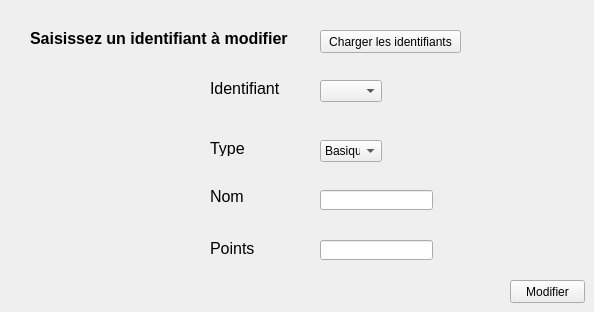
     <widget class="QWidget" name="tab_16">
      <attribute name="title">
       <string>Modifier un cadeau</string>
      </attribute>
      <widget class="QLabel" name="label_55">
       <property name="geometry">
        <rect>
         <x>30</x>
         <y>30</y>
         <width>281</width>
         <height>16</height>
        </rect>
       </property>
       <property name="font">
        <font>
         <pointsize>12</pointsize>
         <weight>75</weight>
         <bold>true</bold>
        </font>
       </property>
       <property name="text">
        <string>Saisissez un identifiant à modifier</string>
       </property>
      </widget>
      <widget class="QPushButton" name="pb_modifier_3">
       <property name="geometry">
        <rect>
         <x>510</x>
         <y>280</y>
         <width>75</width>
         <height>23</height>
        </rect>
       </property>
       <property name="text">
        <string>Modifier</string>
       </property>
      </widget>
      <widget class="QLabel" name="label_60">
       <property name="geometry">
        <rect>
         <x>210</x>
         <y>80</y>
         <width>81</width>
         <height>16</height>
        </rect>
       </property>
       <property name="font">
        <font>
         <pointsize>12</pointsize>
        </font>
       </property>
       <property name="text">
        <string>Identifiant</string>
       </property>
      </widget>
      <widget class="QComboBox" name="comboBox_10">
       <property name="geometry">
        <rect>
         <x>320</x>
         <y>80</y>
         <width>62</width>
         <height>22</height>
        </rect>
       </property>
      </widget>
      <widget class="QLineEdit" name="lineEdit_nomcadeau_2">
       <property name="geometry">
        <rect>
         <x>320</x>
         <y>190</y>
         <width>113</width>
         <height>20</height>
        </rect>
       </property>
      </widget>
      <widget class="QLineEdit" name="lineEdit_points_2">
       <property name="geometry">
        <rect>
         <x>320</x>
         <y>240</y>
         <width>113</width>
         <height>20</height>
        </rect>
       </property>
      </widget>
      <widget class="QLabel" name="label_46">
       <property name="geometry">
        <rect>
         <x>210</x>
         <y>240</y>
         <width>61</width>
         <height>16</height>
        </rect>
       </property>
       <property name="font">
        <font>
         <pointsize>12</pointsize>
        </font>
       </property>
       <property name="text">
        <string>Points</string>
       </property>
      </widget>
      <widget class="QLabel" name="label_47">
       <property name="geometry">
        <rect>
         <x>210</x>
         <y>140</y>
         <width>61</width>
         <height>16</height>
        </rect>
       </property>
       <property name="font">
        <font>
         <pointsize>12</pointsize>
        </font>
       </property>
       <property name="text">
        <string>Type</string>
       </property>
      </widget>
      <widget class="QLabel" name="label_48">
       <property name="geometry">
        <rect>
         <x>210</x>
         <y>190</y>
         <width>47</width>
         <height>13</height>
        </rect>
       </property>
       <property name="font">
        <font>
         <pointsize>12</pointsize>
        </font>
       </property>
       <property name="text">
        <string>Nom</string>
       </property>
      </widget>
      <widget class="QComboBox" name="comboBox_12">
       <property name="geometry">
        <rect>
         <x>320</x>
         <y>140</y>
         <width>62</width>
         <height>22</height>
        </rect>
       </property>
       <item>
        <property name="text">
         <string>Basique</string>
        </property>
       </item>
       <item>
        <property name="text">
         <string>Special</string>
        </property>
       </item>
      </widget>
      <widget class="QPushButton" name="pushButton_11">
       <property name="geometry">
        <rect>
         <x>320</x>
         <y>30</y>
         <width>141</width>
         <height>23</height>
        </rect>
       </property>
       <property name="text">
        <string>Charger les identifiants</string>
       </property>
      </widget>
     </widget>
